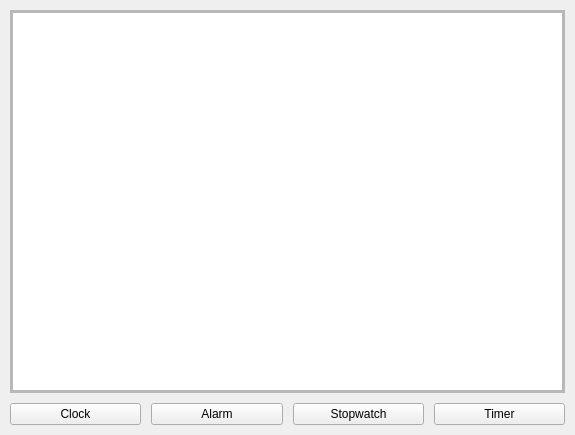
<?xml version="1.0" encoding="UTF-8"?>
<ui version="4.0">
 <class>main_widget</class>
 <widget class="QWidget" name="main_widget">
  <property name="geometry">
   <rect>
    <x>0</x>
    <y>0</y>
    <width>575</width>
    <height>435</height>
   </rect>
  </property>
  <property name="windowTitle">
   <string>Clock</string>
  </property>
  <layout class="QVBoxLayout" name="verticalLayout_2">
   <property name="spacing">
    <number>0</number>
   </property>
   <property name="leftMargin">
    <number>0</number>
   </property>
   <property name="topMargin">
    <number>0</number>
   </property>
   <property name="rightMargin">
    <number>0</number>
   </property>
   <property name="bottomMargin">
    <number>0</number>
   </property>
   <item>
    <widget class="QFrame" name="main_frame">
     <layout class="QVBoxLayout" name="verticalLayout">
      <property name="spacing">
       <number>10</number>
      </property>
      <property name="leftMargin">
       <number>10</number>
      </property>
      <property name="topMargin">
       <number>10</number>
      </property>
      <property name="rightMargin">
       <number>10</number>
      </property>
      <property name="bottomMargin">
       <number>10</number>
      </property>
      <item>
       <widget class="QStackedWidget" name="pages_widget">
        <property name="currentIndex">
         <number>1</number>
        </property>
        <widget class="QWidget" name="clock_widget">
         <layout class="QHBoxLayout" name="horizontalLayout_3">
          <property name="spacing">
           <number>10</number>
          </property>
          <property name="leftMargin">
           <number>0</number>
          </property>
          <property name="topMargin">
           <number>0</number>
          </property>
          <property name="rightMargin">
           <number>0</number>
          </property>
          <property name="bottomMargin">
           <number>0</number>
          </property>
          <item>
           <widget class="QFrame" name="clock_frame">
            <property name="sizePolicy">
             <sizepolicy hsizetype="Preferred" vsizetype="Expanding">
              <horstretch>0</horstretch>
              <verstretch>0</verstretch>
             </sizepolicy>
            </property>
            <layout class="QHBoxLayout" name="horizontalLayout_5">
             <property name="spacing">
              <number>0</number>
             </property>
             <property name="leftMargin">
              <number>0</number>
             </property>
             <property name="topMargin">
              <number>0</number>
             </property>
             <property name="rightMargin">
              <number>0</number>
             </property>
             <property name="bottomMargin">
              <number>0</number>
             </property>
             <item>
              <spacer name="horizontalSpacer_2">
               <property name="orientation">
                <enum>Qt::Horizontal</enum>
               </property>
               <property name="sizeHint" stdset="0">
                <size>
                 <width>40</width>
                 <height>20</height>
                </size>
               </property>
              </spacer>
             </item>
             <item>
              <widget class="QLabel" name="clock_hour_label">
               <property name="text">
                <string>12</string>
               </property>
               <property name="alignment">
                <set>Qt::AlignRight|Qt::AlignTrailing|Qt::AlignVCenter</set>
               </property>
               <property name="indent">
                <number>0</number>
               </property>
              </widget>
             </item>
             <item>
              <widget class="QLabel" name="clock_separator_label">
               <property name="text">
                <string>:</string>
               </property>
               <property name="alignment">
                <set>Qt::AlignRight|Qt::AlignTrailing|Qt::AlignVCenter</set>
               </property>
               <property name="indent">
                <number>0</number>
               </property>
              </widget>
             </item>
             <item>
              <widget class="QLabel" name="clock_minute_label">
               <property name="text">
                <string>59</string>
               </property>
               <property name="alignment">
                <set>Qt::AlignRight|Qt::AlignTrailing|Qt::AlignVCenter</set>
               </property>
               <property name="indent">
                <number>0</number>
               </property>
              </widget>
             </item>
             <item>
              <layout class="QVBoxLayout" name="vertical_layout">
               <property name="spacing">
                <number>0</number>
               </property>
               <item>
                <widget class="QLabel" name="clock_seconds_label">
                 <property name="sizePolicy">
                  <sizepolicy hsizetype="Preferred" vsizetype="Maximum">
                   <horstretch>0</horstretch>
                   <verstretch>0</verstretch>
                  </sizepolicy>
                 </property>
                 <property name="text">
                  <string>59</string>
                 </property>
                 <property name="alignment">
                  <set>Qt::AlignCenter</set>
                 </property>
                 <property name="indent">
                  <number>0</number>
                 </property>
                </widget>
               </item>
               <item>
                <widget class="QLabel" name="clock_ampm_label">
                 <property name="sizePolicy">
                  <sizepolicy hsizetype="Preferred" vsizetype="Maximum">
                   <horstretch>0</horstretch>
                   <verstretch>0</verstretch>
                  </sizepolicy>
                 </property>
                 <property name="text">
                  <string>am</string>
                 </property>
                 <property name="alignment">
                  <set>Qt::AlignCenter</set>
                 </property>
                 <property name="indent">
                  <number>0</number>
                 </property>
                </widget>
               </item>
              </layout>
             </item>
             <item>
              <spacer name="horizontalSpacer">
               <property name="orientation">
                <enum>Qt::Horizontal</enum>
               </property>
               <property name="sizeHint" stdset="0">
                <size>
                 <width>40</width>
                 <height>20</height>
                </size>
               </property>
              </spacer>
             </item>
            </layout>
           </widget>
          </item>
         </layout>
        </widget>
        <widget class="QWidget" name="alarm_widget">
         <layout class="QHBoxLayout" name="horizontalLayout_4">
          <property name="spacing">
           <number>0</number>
          </property>
          <property name="leftMargin">
           <number>0</number>
          </property>
          <property name="topMargin">
           <number>0</number>
          </property>
          <property name="rightMargin">
           <number>0</number>
          </property>
          <property name="bottomMargin">
           <number>0</number>
          </property>
          <item>
           <widget class="QFrame" name="alarm_frame">
            <property name="frameShape">
             <enum>QFrame::StyledPanel</enum>
            </property>
            <property name="frameShadow">
             <enum>QFrame::Raised</enum>
            </property>
            <layout class="QVBoxLayout" name="verticalLayout_6">
             <property name="spacing">
              <number>0</number>
             </property>
             <property name="leftMargin">
              <number>0</number>
             </property>
             <property name="topMargin">
              <number>0</number>
             </property>
             <property name="rightMargin">
              <number>0</number>
             </property>
             <property name="bottomMargin">
              <number>0</number>
             </property>
             <item>
              <widget class="QStackedWidget" name="alarm_stacked_widget">
               <property name="currentIndex">
                <number>0</number>
               </property>
               <widget class="QWidget" name="alarm_alarms_widget">
                <layout class="QHBoxLayout" name="horizontalLayout_15">
                 <property name="spacing">
                  <number>0</number>
                 </property>
                 <property name="leftMargin">
                  <number>0</number>
                 </property>
                 <property name="topMargin">
                  <number>0</number>
                 </property>
                 <property name="rightMargin">
                  <number>0</number>
                 </property>
                 <property name="bottomMargin">
                  <number>0</number>
                 </property>
                 <item>
                  <widget class="QFrame" name="alarm_alarms_frame">
                   <property name="frameShape">
                    <enum>QFrame::StyledPanel</enum>
                   </property>
                   <property name="frameShadow">
                    <enum>QFrame::Raised</enum>
                   </property>
                   <layout class="QHBoxLayout" name="horizontalLayout_13">
                    <property name="spacing">
                     <number>10</number>
                    </property>
                    <property name="leftMargin">
                     <number>0</number>
                    </property>
                    <property name="topMargin">
                     <number>0</number>
                    </property>
                    <property name="rightMargin">
                     <number>0</number>
                    </property>
                    <property name="bottomMargin">
                     <number>0</number>
                    </property>
                    <item>
                     <widget class="QListWidget" name="alarm_list">
                      <property name="editTriggers">
                       <set>QAbstractItemView::NoEditTriggers</set>
                      </property>
                      <property name="spacing">
                       <number>10</number>
                      </property>
                     </widget>
                    </item>
                   </layout>
                  </widget>
                 </item>
                </layout>
               </widget>
               <widget class="QWidget" name="alarm_time_widget">
                <layout class="QVBoxLayout" name="verticalLayout_9">
                 <property name="spacing">
                  <number>10</number>
                 </property>
                 <property name="leftMargin">
                  <number>0</number>
                 </property>
                 <property name="topMargin">
                  <number>0</number>
                 </property>
                 <property name="rightMargin">
                  <number>0</number>
                 </property>
                 <property name="bottomMargin">
                  <number>0</number>
                 </property>
                 <item>
                  <widget class="QFrame" name="alarm_time_frame">
                   <property name="sizePolicy">
                    <sizepolicy hsizetype="Preferred" vsizetype="Expanding">
                     <horstretch>0</horstretch>
                     <verstretch>0</verstretch>
                    </sizepolicy>
                   </property>
                   <layout class="QHBoxLayout" name="horizontalLayout_7">
                    <property name="spacing">
                     <number>0</number>
                    </property>
                    <property name="leftMargin">
                     <number>0</number>
                    </property>
                    <property name="topMargin">
                     <number>0</number>
                    </property>
                    <property name="rightMargin">
                     <number>0</number>
                    </property>
                    <property name="bottomMargin">
                     <number>0</number>
                    </property>
                    <item>
                     <spacer name="horizontalSpacer_3">
                      <property name="orientation">
                       <enum>Qt::Horizontal</enum>
                      </property>
                      <property name="sizeHint" stdset="0">
                       <size>
                        <width>40</width>
                        <height>20</height>
                       </size>
                      </property>
                     </spacer>
                    </item>
                    <item>
                     <widget class="QLabel" name="alarm_hour_label">
                      <property name="text">
                       <string>12</string>
                      </property>
                      <property name="alignment">
                       <set>Qt::AlignRight|Qt::AlignTrailing|Qt::AlignVCenter</set>
                      </property>
                      <property name="indent">
                       <number>0</number>
                      </property>
                     </widget>
                    </item>
                    <item>
                     <widget class="QLabel" name="alarm_separator_label">
                      <property name="text">
                       <string>:</string>
                      </property>
                      <property name="alignment">
                       <set>Qt::AlignRight|Qt::AlignTrailing|Qt::AlignVCenter</set>
                      </property>
                      <property name="indent">
                       <number>0</number>
                      </property>
                     </widget>
                    </item>
                    <item>
                     <widget class="QLabel" name="alarm_minute_label">
                      <property name="text">
                       <string>59</string>
                      </property>
                      <property name="alignment">
                       <set>Qt::AlignRight|Qt::AlignTrailing|Qt::AlignVCenter</set>
                      </property>
                      <property name="indent">
                       <number>0</number>
                      </property>
                     </widget>
                    </item>
                    <item>
                     <widget class="QLabel" name="alarm_ampm_label">
                      <property name="text">
                       <string>am</string>
                      </property>
                      <property name="alignment">
                       <set>Qt::AlignCenter</set>
                      </property>
                      <property name="indent">
                       <number>0</number>
                      </property>
                     </widget>
                    </item>
                    <item>
                     <spacer name="horizontalSpacer_4">
                      <property name="orientation">
                       <enum>Qt::Horizontal</enum>
                      </property>
                      <property name="sizeHint" stdset="0">
                       <size>
                        <width>40</width>
                        <height>20</height>
                       </size>
                      </property>
                     </spacer>
                    </item>
                   </layout>
                  </widget>
                 </item>
                 <item>
                  <widget class="QFrame" name="alarm_button_frame">
                   <property name="frameShape">
                    <enum>QFrame::StyledPanel</enum>
                   </property>
                   <property name="frameShadow">
                    <enum>QFrame::Raised</enum>
                   </property>
                   <layout class="QHBoxLayout" name="horizontalLayout_12">
                    <property name="spacing">
                     <number>10</number>
                    </property>
                    <property name="leftMargin">
                     <number>0</number>
                    </property>
                    <property name="topMargin">
                     <number>0</number>
                    </property>
                    <property name="rightMargin">
                     <number>0</number>
                    </property>
                    <property name="bottomMargin">
                     <number>0</number>
                    </property>
                    <item>
                     <widget class="QPushButton" name="alarm_snooze_button">
                      <property name="text">
                       <string>Snooze</string>
                      </property>
                     </widget>
                    </item>
                    <item>
                     <widget class="QPushButton" name="alarm_dismiss_button">
                      <property name="text">
                       <string>Dismiss</string>
                      </property>
                     </widget>
                    </item>
                   </layout>
                  </widget>
                 </item>
                </layout>
               </widget>
              </widget>
             </item>
            </layout>
           </widget>
          </item>
         </layout>
        </widget>
        <widget class="QWidget" name="stopwatch_widget">
         <layout class="QHBoxLayout" name="horizontalLayout_2">
          <property name="spacing">
           <number>0</number>
          </property>
          <property name="leftMargin">
           <number>0</number>
          </property>
          <property name="topMargin">
           <number>0</number>
          </property>
          <property name="rightMargin">
           <number>0</number>
          </property>
          <property name="bottomMargin">
           <number>0</number>
          </property>
          <item>
           <widget class="QFrame" name="stopwatch_frame">
            <property name="frameShape">
             <enum>QFrame::StyledPanel</enum>
            </property>
            <property name="frameShadow">
             <enum>QFrame::Raised</enum>
            </property>
            <layout class="QVBoxLayout" name="verticalLayout_3">
             <property name="spacing">
              <number>0</number>
             </property>
             <property name="leftMargin">
              <number>0</number>
             </property>
             <property name="topMargin">
              <number>0</number>
             </property>
             <property name="rightMargin">
              <number>0</number>
             </property>
             <property name="bottomMargin">
              <number>0</number>
             </property>
             <item>
              <widget class="QLabel" name="stopwatch_label">
               <property name="sizePolicy">
                <sizepolicy hsizetype="Preferred" vsizetype="Expanding">
                 <horstretch>0</horstretch>
                 <verstretch>0</verstretch>
                </sizepolicy>
               </property>
               <property name="text">
                <string>0.00</string>
               </property>
               <property name="alignment">
                <set>Qt::AlignCenter</set>
               </property>
              </widget>
             </item>
             <item>
              <widget class="QFrame" name="stopwatch_button_frame">
               <property name="frameShape">
                <enum>QFrame::StyledPanel</enum>
               </property>
               <property name="frameShadow">
                <enum>QFrame::Raised</enum>
               </property>
               <layout class="QHBoxLayout" name="horizontalLayout_8">
                <property name="spacing">
                 <number>10</number>
                </property>
                <property name="leftMargin">
                 <number>0</number>
                </property>
                <property name="topMargin">
                 <number>0</number>
                </property>
                <property name="rightMargin">
                 <number>0</number>
                </property>
                <property name="bottomMargin">
                 <number>0</number>
                </property>
                <item>
                 <widget class="QPushButton" name="stopwatch_start_button">
                  <property name="text">
                   <string>Start</string>
                  </property>
                 </widget>
                </item>
                <item>
                 <widget class="QPushButton" name="stopwatch_reset_button">
                  <property name="text">
                   <string>Reset</string>
                  </property>
                 </widget>
                </item>
               </layout>
              </widget>
             </item>
            </layout>
           </widget>
          </item>
         </layout>
        </widget>
        <widget class="QWidget" name="timer_widget">
         <layout class="QHBoxLayout" name="horizontalLayout_6">
          <property name="spacing">
           <number>0</number>
          </property>
          <property name="leftMargin">
           <number>0</number>
          </property>
          <property name="topMargin">
           <number>0</number>
          </property>
          <property name="rightMargin">
           <number>0</number>
          </property>
          <property name="bottomMargin">
           <number>0</number>
          </property>
          <item>
           <widget class="QFrame" name="timer_frame">
            <property name="frameShape">
             <enum>QFrame::StyledPanel</enum>
            </property>
            <property name="frameShadow">
             <enum>QFrame::Raised</enum>
            </property>
            <layout class="QVBoxLayout" name="verticalLayout_5">
             <property name="spacing">
              <number>0</number>
             </property>
             <property name="leftMargin">
              <number>0</number>
             </property>
             <property name="topMargin">
              <number>0</number>
             </property>
             <property name="rightMargin">
              <number>0</number>
             </property>
             <property name="bottomMargin">
              <number>0</number>
             </property>
             <item>
              <widget class="QLabel" name="label">
               <property name="text">
                <string/>
               </property>
              </widget>
             </item>
             <item>
              <widget class="QStackedWidget" name="timer_stacked_widget">
               <property name="currentIndex">
                <number>0</number>
               </property>
               <widget class="QWidget" name="timer_input_widget">
                <layout class="QHBoxLayout" name="horizontalLayout_9">
                 <property name="spacing">
                  <number>0</number>
                 </property>
                 <property name="leftMargin">
                  <number>0</number>
                 </property>
                 <property name="topMargin">
                  <number>0</number>
                 </property>
                 <property name="rightMargin">
                  <number>0</number>
                 </property>
                 <property name="bottomMargin">
                  <number>0</number>
                 </property>
                 <item>
                  <widget class="QFrame" name="timer_input_frame">
                   <property name="frameShape">
                    <enum>QFrame::StyledPanel</enum>
                   </property>
                   <property name="frameShadow">
                    <enum>QFrame::Raised</enum>
                   </property>
                   <layout class="QVBoxLayout" name="verticalLayout_4">
                    <property name="spacing">
                     <number>10</number>
                    </property>
                    <property name="leftMargin">
                     <number>0</number>
                    </property>
                    <property name="topMargin">
                     <number>0</number>
                    </property>
                    <property name="rightMargin">
                     <number>0</number>
                    </property>
                    <property name="bottomMargin">
                     <number>0</number>
                    </property>
                    <item>
                     <widget class="QLabel" name="timer_input_label">
                      <property name="sizePolicy">
                       <sizepolicy hsizetype="Preferred" vsizetype="Expanding">
                        <horstretch>0</horstretch>
                        <verstretch>0</verstretch>
                       </sizepolicy>
                      </property>
                      <property name="text">
                       <string/>
                      </property>
                      <property name="alignment">
                       <set>Qt::AlignRight|Qt::AlignTrailing|Qt::AlignVCenter</set>
                      </property>
                     </widget>
                    </item>
                    <item>
                     <widget class="QFrame" name="timer_button_frame">
                      <property name="frameShape">
                       <enum>QFrame::StyledPanel</enum>
                      </property>
                      <property name="frameShadow">
                       <enum>QFrame::Raised</enum>
                      </property>
                      <layout class="QGridLayout" name="gridLayout">
                       <property name="leftMargin">
                        <number>0</number>
                       </property>
                       <property name="topMargin">
                        <number>0</number>
                       </property>
                       <property name="rightMargin">
                        <number>0</number>
                       </property>
                       <property name="bottomMargin">
                        <number>0</number>
                       </property>
                       <property name="spacing">
                        <number>10</number>
                       </property>
                       <item row="1" column="1">
                        <widget class="QPushButton" name="timer_5_button">
                         <property name="text">
                          <string>5</string>
                         </property>
                        </widget>
                       </item>
                       <item row="1" column="0">
                        <widget class="QPushButton" name="timer_4_button">
                         <property name="text">
                          <string>4</string>
                         </property>
                        </widget>
                       </item>
                       <item row="0" column="2">
                        <widget class="QPushButton" name="timer_3_button">
                         <property name="text">
                          <string>3</string>
                         </property>
                        </widget>
                       </item>
                       <item row="3" column="2">
                        <widget class="QPushButton" name="timer_start_button">
                         <property name="text">
                          <string>Start</string>
                         </property>
                        </widget>
                       </item>
                       <item row="2" column="0">
                        <widget class="QPushButton" name="timer_7_button">
                         <property name="text">
                          <string>7</string>
                         </property>
                        </widget>
                       </item>
                       <item row="2" column="2">
                        <widget class="QPushButton" name="timer_9_button">
                         <property name="text">
                          <string>9</string>
                         </property>
                        </widget>
                       </item>
                       <item row="3" column="0">
                        <widget class="QPushButton" name="timer_delete_button">
                         <property name="text">
                          <string>Delete</string>
                         </property>
                        </widget>
                       </item>
                       <item row="2" column="1">
                        <widget class="QPushButton" name="timer_8_button">
                         <property name="text">
                          <string>8</string>
                         </property>
                        </widget>
                       </item>
                       <item row="0" column="0">
                        <widget class="QPushButton" name="timer_1_button">
                         <property name="text">
                          <string>1</string>
                         </property>
                        </widget>
                       </item>
                       <item row="0" column="1">
                        <widget class="QPushButton" name="timer_2_button">
                         <property name="text">
                          <string>2</string>
                         </property>
                        </widget>
                       </item>
                       <item row="1" column="2">
                        <widget class="QPushButton" name="timer_6_button">
                         <property name="text">
                          <string>6</string>
                         </property>
                        </widget>
                       </item>
                       <item row="3" column="1">
                        <widget class="QPushButton" name="timer_0_button">
                         <property name="text">
                          <string>0</string>
                         </property>
                        </widget>
                       </item>
                      </layout>
                     </widget>
                    </item>
                   </layout>
                  </widget>
                 </item>
                </layout>
               </widget>
               <widget class="QWidget" name="timer_time_widget">
                <layout class="QHBoxLayout" name="horizontalLayout_10">
                 <property name="spacing">
                  <number>0</number>
                 </property>
                 <property name="leftMargin">
                  <number>0</number>
                 </property>
                 <property name="topMargin">
                  <number>0</number>
                 </property>
                 <property name="rightMargin">
                  <number>0</number>
                 </property>
                 <property name="bottomMargin">
                  <number>0</number>
                 </property>
                 <item>
                  <widget class="QFrame" name="timer_time_frame">
                   <property name="frameShape">
                    <enum>QFrame::StyledPanel</enum>
                   </property>
                   <property name="frameShadow">
                    <enum>QFrame::Raised</enum>
                   </property>
                   <layout class="QVBoxLayout" name="verticalLayout_7">
                    <property name="spacing">
                     <number>10</number>
                    </property>
                    <property name="leftMargin">
                     <number>0</number>
                    </property>
                    <property name="topMargin">
                     <number>0</number>
                    </property>
                    <property name="rightMargin">
                     <number>0</number>
                    </property>
                    <property name="bottomMargin">
                     <number>0</number>
                    </property>
                    <item>
                     <widget class="QLabel" name="timer_time_label">
                      <property name="sizePolicy">
                       <sizepolicy hsizetype="Preferred" vsizetype="Expanding">
                        <horstretch>0</horstretch>
                        <verstretch>0</verstretch>
                       </sizepolicy>
                      </property>
                      <property name="text">
                       <string/>
                      </property>
                      <property name="alignment">
                       <set>Qt::AlignCenter</set>
                      </property>
                     </widget>
                    </item>
                    <item>
                     <widget class="QFrame" name="timer_time_button_frame">
                      <property name="frameShape">
                       <enum>QFrame::StyledPanel</enum>
                      </property>
                      <property name="frameShadow">
                       <enum>QFrame::Raised</enum>
                      </property>
                      <layout class="QHBoxLayout" name="horizontalLayout_11">
                       <property name="spacing">
                        <number>10</number>
                       </property>
                       <property name="leftMargin">
                        <number>0</number>
                       </property>
                       <property name="topMargin">
                        <number>0</number>
                       </property>
                       <property name="rightMargin">
                        <number>0</number>
                       </property>
                       <property name="bottomMargin">
                        <number>0</number>
                       </property>
                       <item>
                        <widget class="QPushButton" name="timer_stop_button">
                         <property name="text">
                          <string>Stop</string>
                         </property>
                        </widget>
                       </item>
                       <item>
                        <widget class="QPushButton" name="timer_reset_button">
                         <property name="text">
                          <string>Reset</string>
                         </property>
                        </widget>
                       </item>
                      </layout>
                     </widget>
                    </item>
                   </layout>
                  </widget>
                 </item>
                </layout>
               </widget>
              </widget>
             </item>
            </layout>
           </widget>
          </item>
         </layout>
        </widget>
       </widget>
      </item>
      <item>
       <widget class="QFrame" name="page_buttons_frame">
        <layout class="QHBoxLayout" name="horizontalLayout">
         <property name="spacing">
          <number>10</number>
         </property>
         <property name="leftMargin">
          <number>0</number>
         </property>
         <property name="topMargin">
          <number>0</number>
         </property>
         <property name="rightMargin">
          <number>0</number>
         </property>
         <property name="bottomMargin">
          <number>0</number>
         </property>
         <item>
          <widget class="QPushButton" name="clock_button">
           <property name="text">
            <string>Clock</string>
           </property>
          </widget>
         </item>
         <item>
          <widget class="QPushButton" name="alarm_button">
           <property name="text">
            <string>Alarm</string>
           </property>
          </widget>
         </item>
         <item>
          <widget class="QPushButton" name="stopwatch_button">
           <property name="text">
            <string>Stopwatch</string>
           </property>
          </widget>
         </item>
         <item>
          <widget class="QPushButton" name="timer_button">
           <property name="text">
            <string>Timer</string>
           </property>
          </widget>
         </item>
        </layout>
       </widget>
      </item>
     </layout>
    </widget>
   </item>
  </layout>
 </widget>
 <resources/>
 <connections/>
</ui>
